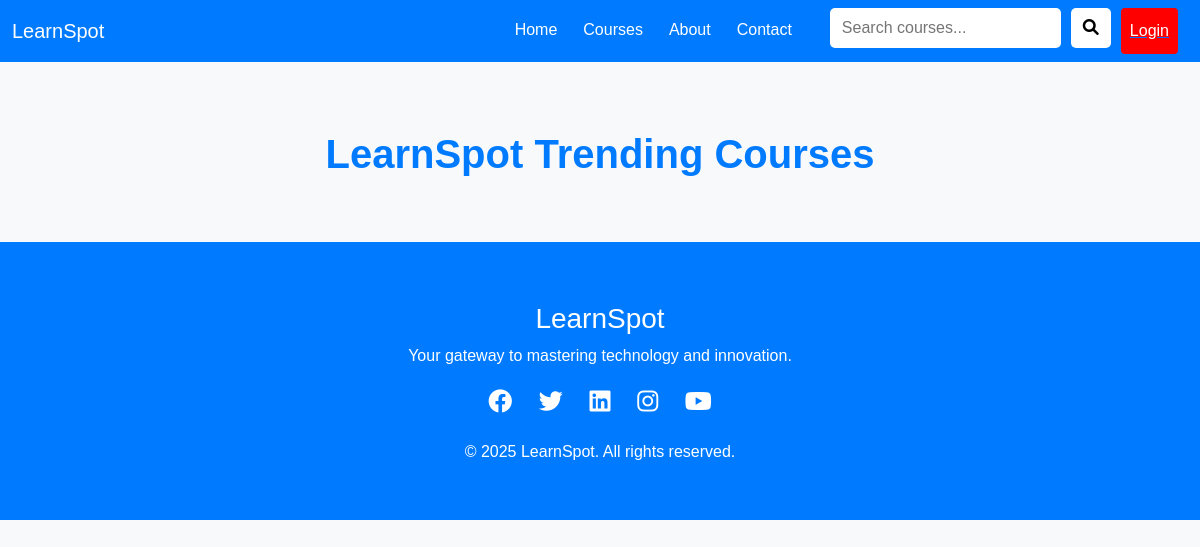
Before: /Main/ (signed in) with the older database file.
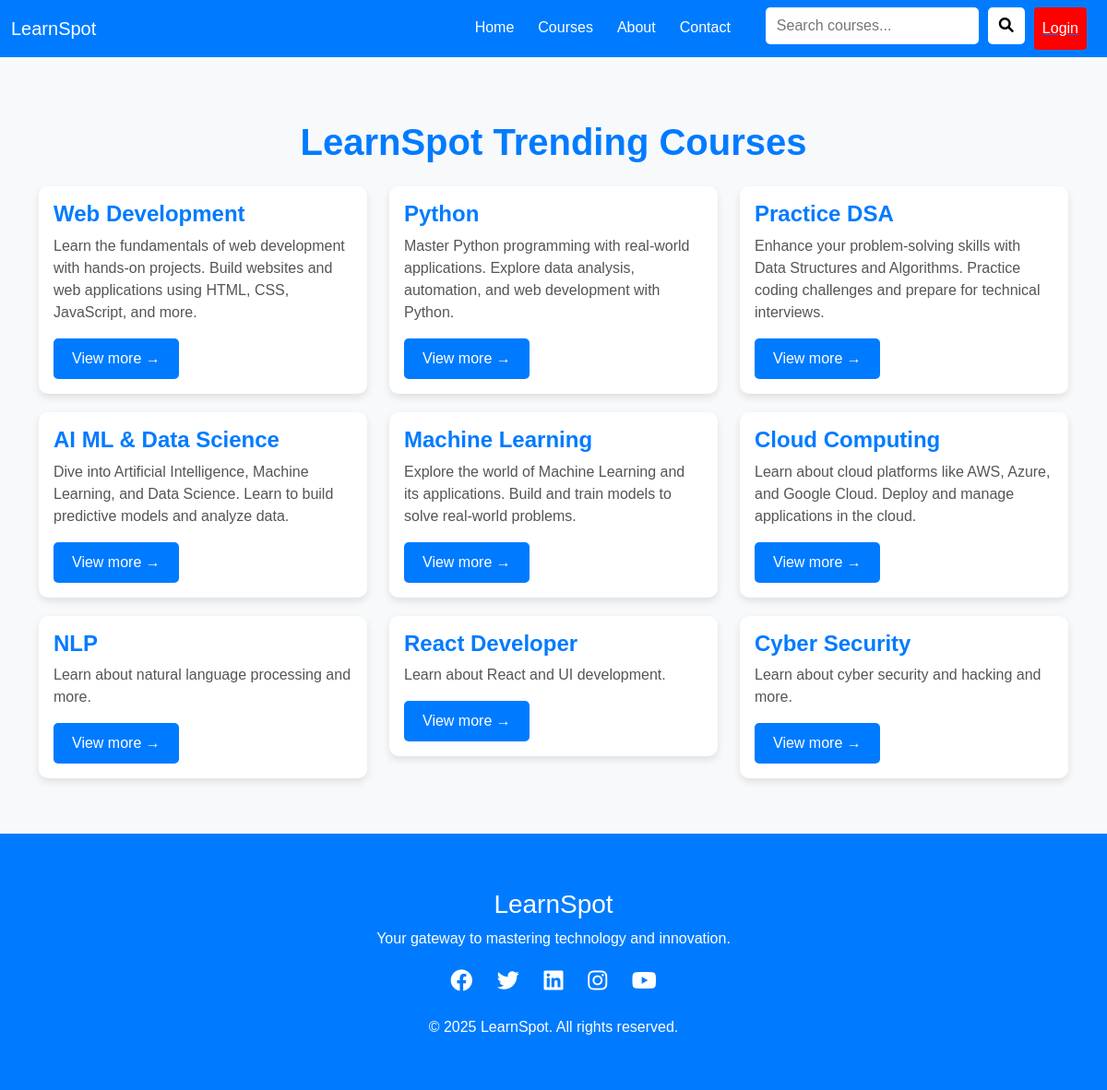
After: the same page with the newer database file.
### app1/models.py (models this page shows)
class tbl_Course(models.Model):
    title=models.CharField(max_length=500)
    description=models.CharField(max_length=10000)
    Course=models.CharField(max_length=500)
    class meta:
        db_table="tbl_course"

### app1/views.py (the view)
# urls.py: path('Main/',views.main,name="Learnspot"),
@login_required
def main(request):
    course=tbl_Course.objects.all()
    return render(request,'index.html',{'c':course})

### app1/templates/index.html (shortened to what this page needs)
<!DOCTYPE html>
<html lang="en">
<head>
    <link href="https://cdn.jsdelivr.net/npm/bootstrap@5.0.2/dist/css/bootstrap.min.css" rel="stylesheet">
    <link rel="stylesheet" href="https://cdnjs.cloudflare.com/ajax/libs/font-awesome/6.0.0-beta3/css/all.min.css">
</head>
<body>
    <nav class="navbar navbar-expand-lg navbar-dark">
        <div class="container-fluid">
            <a class="navbar-brand" href="#">LearnSpot</a>
            <div class="collapse navbar-collapse" id="navbarNav">
                <ul class="navbar-nav ms-auto">
                    <li class="nav-item">
                        <a class="nav-link" href="#">Home</a>
                    </li>
                    <li class="nav-item">
                        <a class="nav-link" href="#">Courses</a>
                    </li>
                    <li class="nav-item">
                        <a class="nav-link" href="#">About</a>
                    </li>
                    <li class="nav-item">
                        <a class="nav-link" href="#">Contact</a>
                    </li>
                    <li class="nav-item">
                        <div class="search-bar">
                            <input type="text" placeholder="Search courses...">
                            <button type="submit"><i class="fas fa-search"></i></button>
                        </div>
                    </li>
                    <li class="nav-item">
                        <a href="login.html">
                            <button class="nav-link btn" style="background-color: red; text-decoration: none;">Login</button>
                        </a>
                    </li>
                </ul>
            </div>
        </div>
    </nav>
    <div class="container mt-5">
        <h1 class="text-center mb-4">LearnSpot Trending Courses</h1>
        <div class="row">
            {% for i in c %}
            <div class="col-md-4">
                <div class="card">
                    <div class="card-body">
                        <h5 class="card-title">{{i.title}}</h5>
                        <p class="card-text">{{i.description}}</p>
                        <a href="{{i.Course}}" class="btn btn-primary">View more →</a>
                    </div>
                </div>
            </div>
            {% endfor %}
        </div>
    </div>
    <footer class="footer text-center">
        <div class="container">
            <h3>LearnSpot</h3>
            <p>Your gateway to mastering technology and innovation.</p>
            <div class="social-icons">
                <a href="#" class="fab fa-facebook"></a>
                <a href="#" class="fab fa-twitter"></a>
                <a href="#" class="fab fa-linkedin"></a>
                <a href="#" class="fab fa-instagram"></a>
                <a href="#" class="fab fa-youtube"></a>
            </div>
            <p>&copy; 2025 LearnSpot. All rights reserved.</p>
        </div>
    </footer>
</body>
</html>

### app1/templates/index.html (style rules this page uses)
body { background-color: #f8f9fa; font-family: 'Arial', sans-serif; }
.navbar { background-color: #007bff !important; }
.navbar-brand, .nav-link { color: #fff !important; }
.nav-link { position: relative; padding: 10px 15px; transition: background 0.3s ease; }
.nav-item { margin-right: 10px; }
.search-bar { display: flex; align-items: center; margin-left: 20px; }
.search-bar input { border: none; border-radius: 5px; padding: 8px 12px; margin-right: 10px; outline: none; }
.search-bar button { background-color: #fff; border: none; border-radius: 5px; padding: 8px 12px; cursor: pointer; transition: background 0.3s ease; }
.card { margin-bottom: 20px; border: none; border-radius: 10px; box-shadow: 0 4px 8px rgba(0, 0, 0, 0.1); transition: transform 0.3s ease; background-color: #fff; }
.card-title { font-size: 1.5rem; font-weight: bold; color: #007bff; }
.card-text { color: #555; }
.btn-primary { background-color: #007bff; border: none; padding: 10px 20px; border-radius: 5px; }
.container { padding-top: 20px; }
h1 { color: #007bff; margin-bottom: 30px; font-weight: bold; }
.footer { background-color: #007bff; color: #fff; padding: 40px 0; margin-top: 40px; }
.footer a { color: #fff; text-decoration: none; margin: 0 10px; transition: color 0.3s ease; }
.footer .social-icons { font-size: 1.5rem; margin-bottom: 20px; }
.footer .social-icons a { margin: 0 10px; }

Changed rows visible on the page:
added tbl_Course: title "Web Development", description "Learn the fundamentals of web development with hands-on projects. Build websites and web applications using HTML, CSS, JavaScript, and more."
added tbl_Course: title "Python", description "Master Python programming with real-world applications. Explore data analysis, automation, and web development with Python."
added tbl_Course: title "Practice DSA", description "Enhance your problem-solving skills with Data Structures and Algorithms. Practice coding challenges and prepare for technical interviews."
added tbl_Course: title "AI ML & Data Science", description "Dive into Artificial Intelligence, Machine Learning, and Data Science. Learn to build predictive models and analyze data."
added tbl_Course: title "Machine Learning", description "Explore the world of Machine Learning and its applications. Build and train models to solve real-world problems."
added tbl_Course: title "Cloud Computing", description "Learn about cloud platforms like AWS, Azure, and Google Cloud. Deploy and manage applications in the cloud."
added tbl_Course: title "NLP", description "Learn about natural language processing and more."
added tbl_Course: title "React Developer", description "Learn about React and UI development."
added tbl_Course: title "Cyber Security", description "Learn about cyber security and hacking and more."
